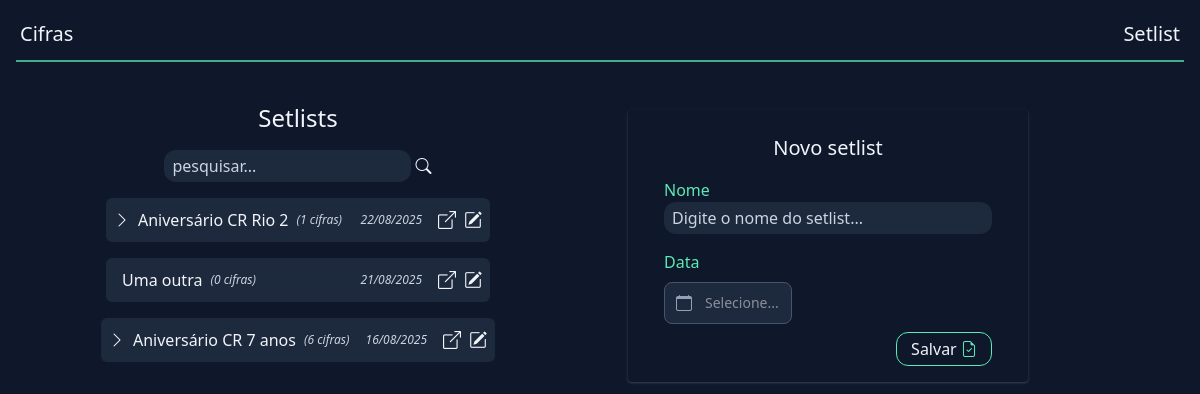
Page /setlist on the earlier database version.
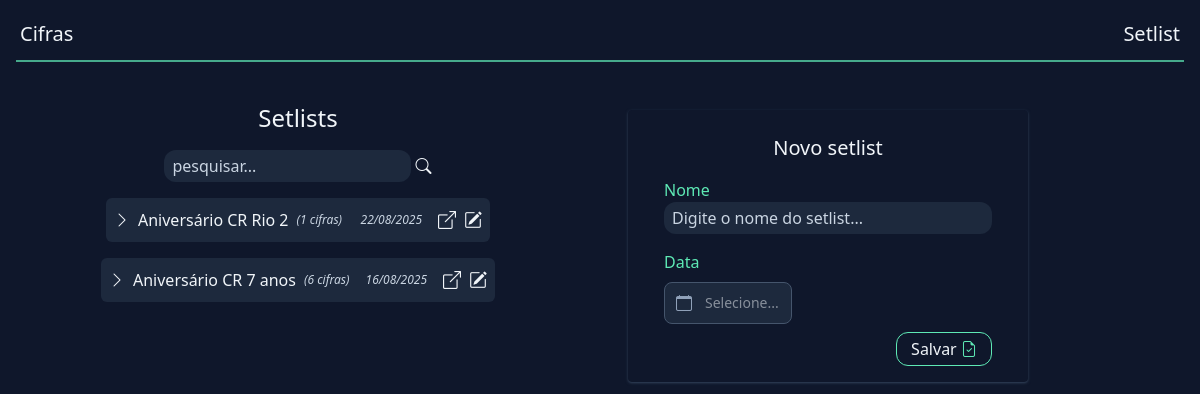
Same page on the later database version.
### tables this page shows
CREATE TABLE "setlists"(
	id integer primary key,
  name varchar(255),
 	dt_event timestamp
);

### helpers.php (called while the page is built, shortened)
<?php
function view($view, $data = [])
{
    require "views/template/app.php";
}

### controllers/setlist.controller.php (called while the page is built, shortened)
<?php
$pesquisa = $_REQUEST['pesquisar'] ?? null;
if (!$pesquisa) {
    $setlists = $database
        ->query(
            query: "
                select sl.id,
                    sl.name,
                    strftime('%d/%m/%Y', sl.dt_event) as dt_event,
                    count(si.id) as total_chords
                from setlists sl
                left join setlist_items si on sl.id = si.setlist_id
                group by sl.id
                order by sl.dt_event desc
            ",
            class: Setlist::class
        )->fetchAll();
}
view('setlist', compact('setlists', 'setlistItems'));

### rotas.php (called while the page is built, shortened)
<?php
$controller = str_replace('/', '', parse_url($_SERVER['REQUEST_URI'])['path']);
require "controllers/{$controller}.controller.php";

### index.php (called while the page is built, shortened)
<?php
require "database.php";
require "helpers.php";
require "rotas.php";

### database.php (called while the page is built, shortened)
<?php
class Database
{
    private $db;
    public function __construct()
    {
        $this->db = new PDO("sqlite:database.sqlite");
    }
    public function query(string $query, $class = null, array $params = [])
    {
        $prepare = $this->db->prepare($query);
        if ($class) {
            $prepare->setFetchMode(PDO::FETCH_CLASS, $class);
        }
        $prepare->execute($params);
        return $prepare;
    }
}
$database = new Database();

### views/setlist.view.php (the view, shortened to what this page needs)
<div class="md:mt-6 md:grid md:grid-cols-2 md:gap-2">
    <div class="flex flex-col space-y-4 ">
        <div class="flex mt-4 mx-auto">
            <h1 class="text-2xl text-slate-100 hidden md:block">Setlists</h1>
        </div>
        <div class="group flex items-center gap-2 mx-auto">
            <form method="GET">
                <input
                    type="text"
                    name="pesquisar"
                    placeholder="pesquisar..."
                    class="group bg-slate-800 px-2 py-1 rounded-xl placeholder:text-slate-300 focus:outline-none focus:ring-1 focus:ring-emerald-300/75">
                <button type="submit">
                    <i class="bi bi-search group-focus-within:text-emerald-300/75"></i>
                </button>
            </form>
        </div>
        <?php foreach ($setlists as $setlist) : ?>
            <div class="gap-2 mx-auto max-w-lg min-w-sm">
                <div
                    class="group bg-slate-800 text-slate-100 p-2 rounded-md flex justify-between items-center hover:bg-slate-700 cursor-pointer"
                    onclick="toggleSetlist(this)">
                    <?php if (!empty($setlist->total_chords)) : ?>
                        <i class="bi bi-chevron-right text-slate-100 my-auto transition-transform"></i>
                    <?php else: ?>
                        <i class="bi bi-chevron-right text-slate-100 my-auto transition-transform sr-only"></i>
                    <?php endif; ?>
                    <div class="flex items-center flex-1 ml-2">
                        <p><?= $setlist->name ?></p>
                        <p class="text-xs text-slate-300 italic ml-2">
                            (<?= $setlist->total_chords ?> cifras)
                        </p>
                    </div>
                    <p class="text-xs text-slate-300 italic ml-4">
                        <?= $setlist->dt_event ?>
                    </p>
                    <i
                        class="bi bi-box-arrow-up-right text-slate-100 my-auto ml-4 text-lg"
                        onclick="openNewScreen(event, '/play-setlist?id=<?= $setlist->id ?>')"></i>
                    <i
                        class="bi bi-pencil-square ml-2 text-lg"
                        onclick="editSetlist(event, this)"></i>
                </div>
            </div>
        <?php endforeach; ?>
    </div>
    <div>
        <div class="md:shadow-sm md:shadow-slate-700 md:rounded hidden md:block w-[25rem] mt-6 ml-6 p-4">
            <div class="flex mt-2">
                <h1 class="text-xl text-slate-100 mx-auto">Novo setlist</h1>
            </div>
            <?php require "views/partials/_new-setlist-form.php" ?>
        </div>
    </div>
</div>

### views/template/app.php (shortened to what this page needs)
<!DOCTYPE html>
<html lang="en">
<head>
    <link href="https://cdn.jsdelivr.net/npm/bootstrap-icons@1.10.5/font/bootstrap-icons.css" rel="stylesheet">
    <link rel="stylesheet" href="https://cdn.jsdelivr.net/npm/flatpickr/dist/flatpickr.min.css">
    <script src="https://cdn.jsdelivr.net/npm/@tailwindcss/browser@4"></script>
</head>
<body class="bg-slate-900">
    <header class="">
        <div>
            <nav class="flex justify-between p-5">
                <a href="/" class="text-xl text-slate-100">Cifras</a>
                <a href="/setlist" class="text-xl text-slate-100">Setlist</a>
            </nav>
            <hr class="border-t-2 border-emerald-300 opacity-70 mx-4 -mt-2" />
        </div>
    </header>
    <main class="text-slate-100 flex flex-col gap-4">
        <?php require "views/{$view}.view.php"; ?>
    </main>
</body>
</html>

### views/partials/_new-setlist-form.php (shortened to what this page needs)
<div class="px-5 mx-auto">
    <form class="flex flex-col mt-4 space-y-4" method="POST" action="/save-setlist">
        <div class="flex flex-col">
            <label class="text-emerald-300">Nome</label>
            <input
                type="text"
                name="name"
                placeholder="Digite o nome do setlist..."
                class="bg-slate-800 px-2 py-1 rounded-xl placeholder:text-slate-300 focus:outline-none focus:ring-1 focus:ring-emerald-300/75" />
        </div>
        <div class="flex flex-col">
            <label class="text-emerald-300 mb-2">Data</label>
            <div class="relative w-48">
                <div class="absolute inset-y-0 left-0 flex items-center pl-3 pointer-events-none">
                </div>
                <input
                    type="text"
                    name="dt_event"
                    id="flatpickr-date"
                    class="bg-slate-800 border border-slate-600 text-slate-100 text-sm rounded-lg
                            focus:ring-emerald-300 focus:border-emerald-300 block w-40 md:w-2/3 lg:w-2/3 pl-10 p-2.5"
                    placeholder="Selecione..."
                    >
            </div>
            <button
                type="submit"
                class="group mt-2 border-1 border-emerald-300 active:border-cyan-300 px-1 py-1 rounded-xl w-24 ml-auto">
                Salvar
                <i class="bi bi-file-earmark-check text-emerald-300 group-active:text-cyan-300"></i>
            </button>
    </form>
</div>

Differences in the rows shown:
removed setlists: name "Uma outra", total_chords "0", dt_event "21/08/2025"
